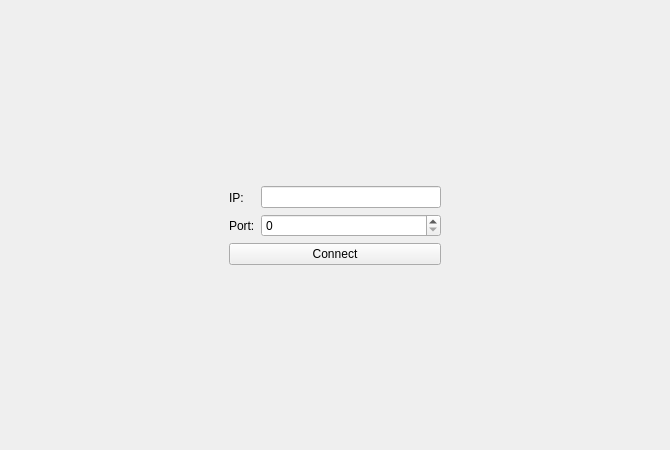
<?xml version="1.0" encoding="UTF-8"?>
<ui version="4.0">
 <class>User</class>
 <widget class="QMainWindow" name="User">
  <property name="geometry">
   <rect>
    <x>0</x>
    <y>0</y>
    <width>670</width>
    <height>450</height>
   </rect>
  </property>
  <property name="windowTitle">
   <string>User</string>
  </property>
  <widget class="QWidget" name="centralwidget">
   <property name="minimumSize">
    <size>
     <width>670</width>
     <height>450</height>
    </size>
   </property>
   <layout class="QVBoxLayout" name="verticalLayout">
    <item>
     <widget class="QStackedWidget" name="stackedWidget">
      <property name="currentIndex">
       <number>0</number>
      </property>
      <widget class="QWidget" name="login">
       <layout class="QVBoxLayout" name="verticalLayout_5">
        <item>
         <layout class="QHBoxLayout" name="horizontalLayout">
          <item>
           <spacer name="horizontalSpacer_2">
            <property name="orientation">
             <enum>Qt::Horizontal</enum>
            </property>
            <property name="sizeHint" stdset="0">
             <size>
              <width>40</width>
              <height>20</height>
             </size>
            </property>
           </spacer>
          </item>
          <item>
           <layout class="QVBoxLayout" name="verticalLayout_3">
            <item>
             <spacer name="verticalSpacer">
              <property name="orientation">
               <enum>Qt::Vertical</enum>
              </property>
              <property name="sizeHint" stdset="0">
               <size>
                <width>20</width>
                <height>40</height>
               </size>
              </property>
             </spacer>
            </item>
            <item>
             <layout class="QHBoxLayout" name="horizontalLayout_2">
              <item>
               <layout class="QVBoxLayout" name="verticalLayout_2">
                <item>
                 <widget class="QLabel" name="label">
                  <property name="text">
                   <string>IP:</string>
                  </property>
                 </widget>
                </item>
                <item>
                 <widget class="QLabel" name="label_2">
                  <property name="text">
                   <string>Port:</string>
                  </property>
                 </widget>
                </item>
               </layout>
              </item>
              <item>
               <layout class="QVBoxLayout" name="verticalLayout_4">
                <item>
                 <widget class="QLineEdit" name="e_address"/>
                </item>
                <item>
                 <widget class="QSpinBox" name="sb_port"/>
                </item>
               </layout>
              </item>
             </layout>
            </item>
            <item>
             <widget class="QPushButton" name="b_login">
              <property name="text">
               <string>Connect</string>
              </property>
             </widget>
            </item>
            <item>
             <spacer name="verticalSpacer_2">
              <property name="orientation">
               <enum>Qt::Vertical</enum>
              </property>
              <property name="sizeHint" stdset="0">
               <size>
                <width>20</width>
                <height>40</height>
               </size>
              </property>
             </spacer>
            </item>
           </layout>
          </item>
          <item>
           <spacer name="horizontalSpacer">
            <property name="orientation">
             <enum>Qt::Horizontal</enum>
            </property>
            <property name="sizeHint" stdset="0">
             <size>
              <width>40</width>
              <height>20</height>
             </size>
            </property>
           </spacer>
          </item>
         </layout>
        </item>
       </layout>
      </widget>
      <widget class="QWidget" name="chat">
       <property name="minimumSize">
        <size>
         <width>400</width>
         <height>400</height>
        </size>
       </property>
       <layout class="QHBoxLayout" name="horizontalLayout_4">
        <item>
         <layout class="QVBoxLayout" name="verticalLayout_6">
          <item>
           <widget class="QTextEdit" name="te_input">
            <property name="sizePolicy">
             <sizepolicy hsizetype="Maximum" vsizetype="Maximum">
              <horstretch>0</horstretch>
              <verstretch>0</verstretch>
             </sizepolicy>
            </property>
            <property name="minimumSize">
             <size>
              <width>320</width>
              <height>200</height>
             </size>
            </property>
            <property name="maximumSize">
             <size>
              <width>1920</width>
              <height>1080</height>
             </size>
            </property>
           </widget>
          </item>
          <item>
           <layout class="QHBoxLayout" name="horizontalLayout_3">
            <item>
             <widget class="QPushButton" name="b_selectFile">
              <property name="maximumSize">
               <size>
                <width>320</width>
                <height>40</height>
               </size>
              </property>
              <property name="text">
               <string>Select a file</string>
              </property>
             </widget>
            </item>
            <item>
             <widget class="QPushButton" name="b_send">
              <property name="sizePolicy">
               <sizepolicy hsizetype="Minimum" vsizetype="Fixed">
                <horstretch>0</horstretch>
                <verstretch>0</verstretch>
               </sizepolicy>
              </property>
              <property name="maximumSize">
               <size>
                <width>320</width>
                <height>40</height>
               </size>
              </property>
              <property name="text">
               <string>Send</string>
              </property>
             </widget>
            </item>
           </layout>
          </item>
         </layout>
        </item>
        <item>
         <widget class="QTextEdit" name="te_chat">
          <property name="sizePolicy">
           <sizepolicy hsizetype="Expanding" vsizetype="Preferred">
            <horstretch>0</horstretch>
            <verstretch>0</verstretch>
           </sizepolicy>
          </property>
          <property name="minimumSize">
           <size>
            <width>0</width>
            <height>0</height>
           </size>
          </property>
         </widget>
        </item>
       </layout>
      </widget>
      <widget class="QWidget" name="files">
       <layout class="QVBoxLayout" name="verticalLayout_7">
        <item>
         <widget class="QListView" name="lv_showFile"/>
        </item>
        <item>
         <widget class="QLineEdit" name="le_fileName">
          <property name="enabled">
           <bool>false</bool>
          </property>
         </widget>
        </item>
        <item>
         <layout class="QHBoxLayout" name="horizontalLayout_5">
          <item>
           <widget class="QPushButton" name="b_backChat">
            <property name="text">
             <string>Go back to the chat </string>
            </property>
           </widget>
          </item>
          <item>
           <widget class="QPushButton" name="b_addFile">
            <property name="text">
             <string>Add file</string>
            </property>
           </widget>
          </item>
         </layout>
        </item>
       </layout>
      </widget>
     </widget>
    </item>
   </layout>
  </widget>
 </widget>
 <resources/>
 <connections/>
</ui>
